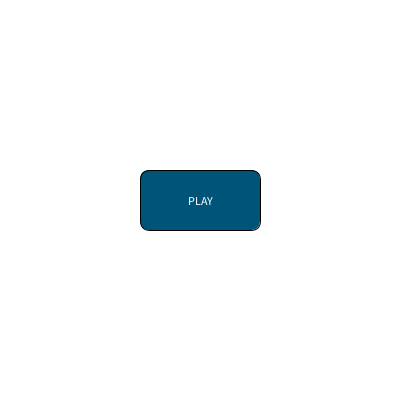
Frame 1 (no input)
Frame 60 (the mouse pressed at the canvas centre just before this capture): identical to frame 1, image omitted
Frame 120 (the mouse held since frame 60 and released just before this capture): identical to frame 1, image omitted

The Processing sketch that drew this single still picture (run headless with seeded random() and noise(); from frame 60 on, the mouse is pressed at the canvas centre):

// Processing sketch: lesson_06
// ── lesson_06.pde

int btX, btY, btWidth, btHeight;
float btHue, btBrightness;

String label;

boolean isPaused;
boolean isOverButton;

void setup(){
  
  size(400, 400);
  
  colorMode(HSB);
  
  btWidth = 120;
  btHeight = 60;
  btX = (width/2) - (btWidth/2);
  btY = (height/2) - (btHeight/2);
  
  btHue = 140;
  btBrightness = 120;
  
  label = "PLAY";
  isPaused = false;
  isOverButton = false;
  
  textAlign(CENTER, CENTER);
}

void draw(){
  
  background(255);
  
  if(isOverButton){
    btBrightness = 225;
  }
  else {
    btBrightness = 120;
  }
  
  if(isPaused){
    label = "PAUSED";
  }
  else {
    label = "PLAY";
  }
  
  fill(btHue, 255, btBrightness);
  rect(btX, btY, btWidth, btHeight, 10);
  
  fill(255);
  text(label, btX, btY, btWidth, btHeight);
}

void mouseReleased(){
  
  if(isOverButton){
    
    isPaused = !isPaused;
  }
}

void mouseMoved(){
  
  if((mouseX >= btX && mouseX <= (btX + btWidth) && mouseY >= btY && mouseY <= (btY + btHeight))){
    isOverButton = true;
  }
  else {
    isOverButton = false;
  }
}
